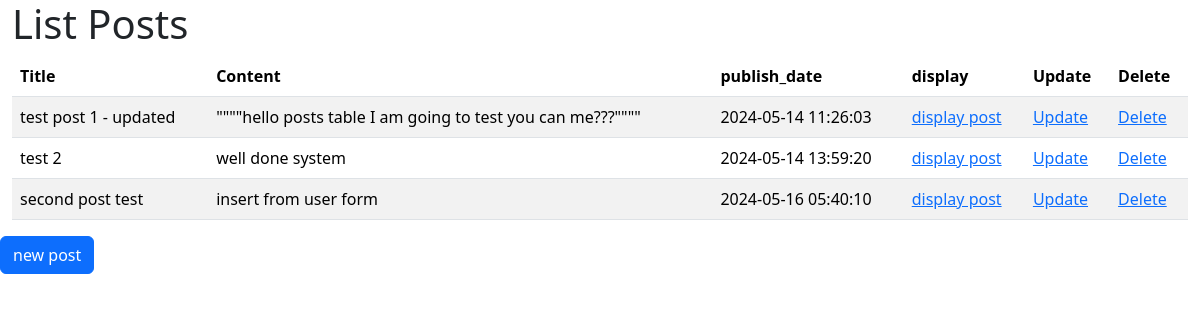
Screenshot of /blog/posts.php (signed in) with the database file from the repository.
### tables this page shows
CREATE TABLE `posts` (
  `id` int(11) NOT NULL,
  `title` varchar(100) NOT NULL,
  `content` text NOT NULL,
  `user_id` int(11) DEFAULT NULL,
  `created_at` timestamp NOT NULL DEFAULT current_timestamp()
);

### blog/posts.php (the view, shortened to what this page needs)
<!DOCTYPE html>
<html lang="en">
<head>
  <link href="https://cdn.jsdelivr.net/npm/bootstrap@5.3.3/dist/css/bootstrap.min.css" rel="stylesheet">
</head>
<body>
        <div id="wrapper" class="container-fluid">
         <h1> List Posts</h1>
         <table class="table table-striped">
           <thead>
             <tr>
               <th><span>Title</span></th>
               <th><span>Content</span></th>
               <th><span>publish_date</span></th>
               <th><span>display</span></th>
               <th><span>Update</span></th>
               <th><span>Delete</span></th>
             </tr>
           </thead>
           <tbody>
           <?php
              try {
                  $pdoman = new pdo("mysql:host=localhost;dbname=blogdb", "root", "");
                  $data =  $pdoman->query("select * from posts");
                  $posts = $data->fetchAll(PDO::FETCH_ASSOC);
              } catch (pdoexception $e) {
                  echo $e;
              }
              foreach ($posts as $post) {
              ?>
                  <tr>
                      <td><?php echo  $post['title'] ?></td>
                      <td><?php echo  $post['content'] ?></td>
                      <td><?php echo  $post['created_at'] ?></td>
               <td><a href="displaypost.php?ID=<?php echo  $post['id']  ?>">display post</a></td>
               <td><a href="updatePosts.php?ID=<?php echo  $post['id']  ?>">Update</a></td>
               <td><a href="deleteposts.php?ID=<?php echo  $post['id']  ?>">Delete</a></td>
             </tr>
             <?php
              }
              ?>
           </tbody>
         </table>
        </div>
        <div><a  class= "btn btn-primary" href="insertPosts.php">new post</a></div>
</body>
</html>

### rows the page displays
posts: title "test post 1 - updated", content "\"\"\"\"hello posts table I am going to test you can me???\"\"\"\"", created_at "2024-05-14 11:26:03"
posts: title "test 2", content "well done system", created_at "2024-05-14 13:59:20"
posts: title "second post test", content "insert from user form", created_at "2024-05-16 05:40:10"
